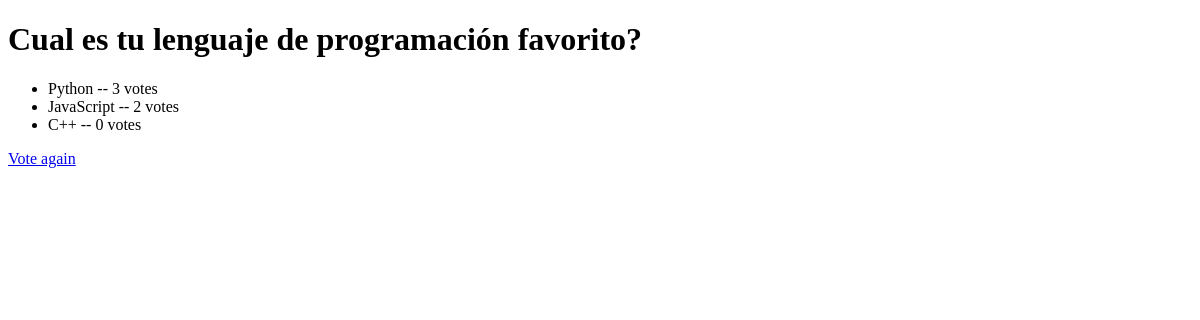
/polls/3/results/, run on an earlier commit of the app's database.
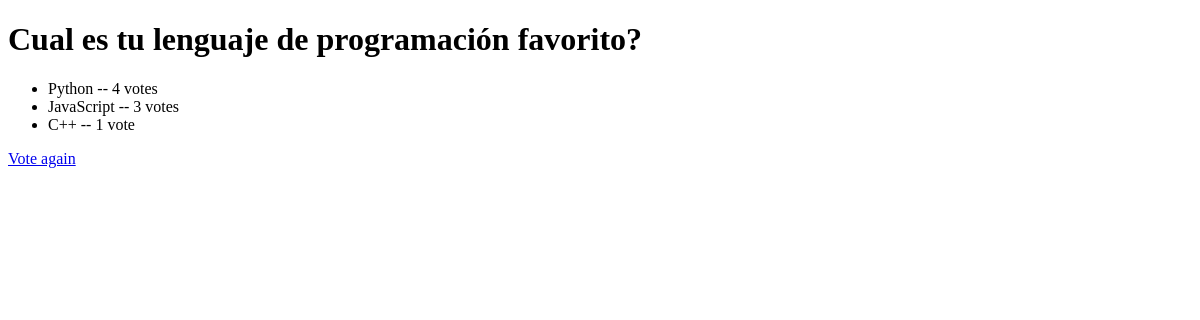
And on a later commit of the database.
### polls/models.py (models this page shows, shortened)
class Choice(models.Model):
	question = models.ForeignKey(Question, on_delete=models.CASCADE)
	choice_text = models.CharField(max_length=200)
	votes = models.IntegerField(default=0)

### polls/views.py (the view)
# urls.py: path("<int:pk>/results/", views.ResultsView.as_view(), name="results"),
class ResultsView(generic.DetailView):
    model = Question
    template_name = "polls/results.html"

### polls/templates/polls/results.html (shortened to what this page needs)
<!DOCTYPE html>
<html>
<head>
</head>
<body>
    <h1>{{ question.question_text }}</h1>
    <ul>
    {% for choice in question.choice_set.all %}
        <li>{{ choice.choice_text }} -- {{ choice.votes }} vote{{ choice.votes|pluralize }}</li>
    {% endfor %}
    </ul>
    <a href="{% url 'polls:detail' question.id %}">Vote again</a>
</body>
</html>

What changed in the data, as far as the page shows it:
changed Choice "Python": votes "3" → "4"
changed Choice "JavaScript": votes "2" → "3"
changed Choice (number 3 of 3 on the later page): votes "0" → "1"
